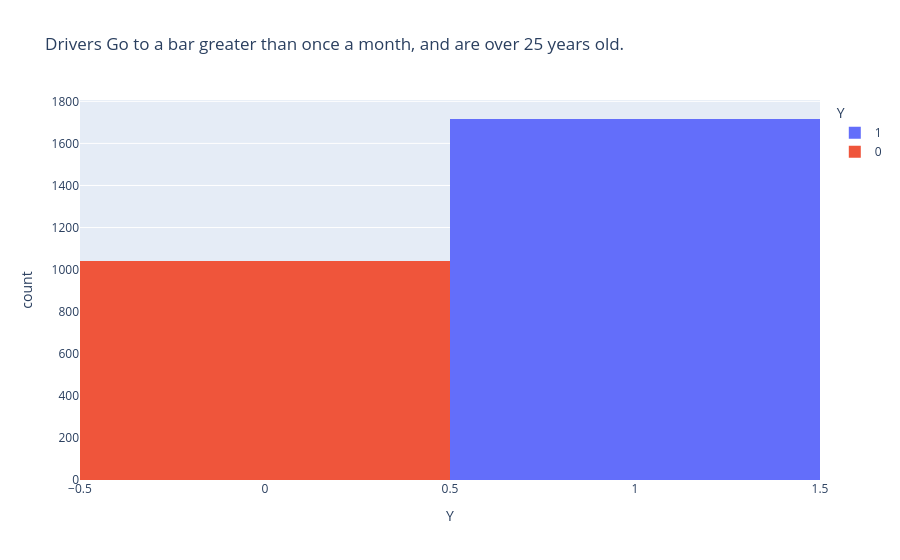

The notebook cell this image was saved under:
### Code cell
fig = px.histogram(car_g1m_g25_df, x="Y", title="Drivers Go to a bar greater than once a month, and are over 25 years old.", color="Y")                
fig.show()
fig.write_image("images/drivers_more_than_once_over25.png")

### Figure 1 — Plotly figure (JSON) as saved in the notebook; plotly's stock layout.template omitted (floating-point values rounded to 4 significant figures; data arrays with more than 128 entries replaced by an {"elided": "..."} marker saying what was removed)
{"data": [{"bingroup": "x", "hovertemplate": "Y=%{x}<br>count=%{y}<extra></extra>", "legendgroup": "1", "marker": {"color": "#636efa", "pattern": {"shape": ""}}, "name": "1", "orientation": "v", "showlegend": true, "type": "histogram", "x": {"elided": "1716 int values"}, "xaxis": "x", "yaxis": "y"}, {"bingroup": "x", "hovertemplate": "Y=%{x}<br>count=%{y}<extra></extra>", "legendgroup": "0", "marker": {"color": "#EF553B", "pattern": {"shape": ""}}, "name": "0", "orientation": "v", "showlegend": true, "type": "histogram", "x": {"elided": "1039 int values"}, "xaxis": "x", "yaxis": "y"}], "layout": {"barmode": "relative", "legend": {"title": {"text": "Y"}, "tracegroupgap": 0}, "title": {"text": "Drivers Go to a bar greater than once a month, and are over 25 years old."}, "xaxis": {"anchor": "y", "categoryarray": [1, 0], "categoryorder": "array", "domain": [0, 1], "title": {"text": "Y"}}, "yaxis": {"anchor": "x", "domain": [0, 1], "title": {"text": "count"}}}}
